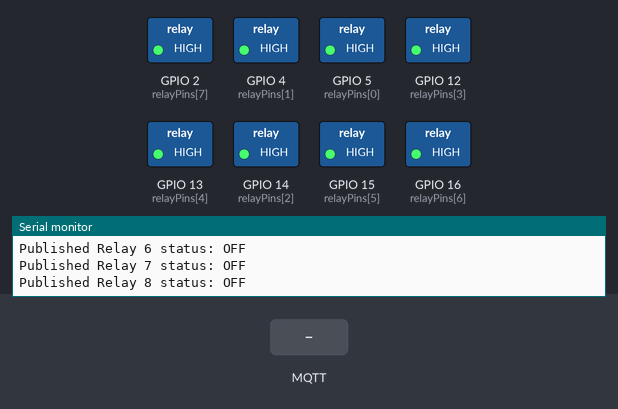
Bench run of a sketch on a simulated ESP8266 (NodeMCU). On the bench: switched loads named in the sketch (green lamp = pin HIGH), the last lines printed to the serial monitor. The inputs (shaded band) are chosen by the test bench. WiFi joins after 1.5 s; servers stay silent unless stated; random numbers use the default seed unless the sketch sets one; no MQTT or app messages arrive unless stated.

Above: at 2.7 s.
2.8 s: MQTT message "ON" arrives on the first subscribed topic
At 4.0 s:
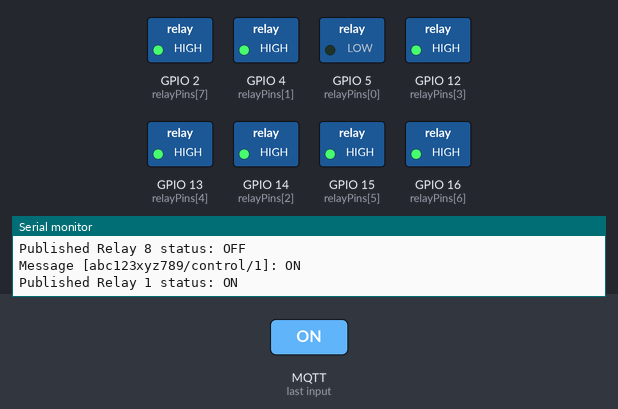
4.3 s: MQTT message "ON" arrives on the second subscribed topic
At 5.1 s:
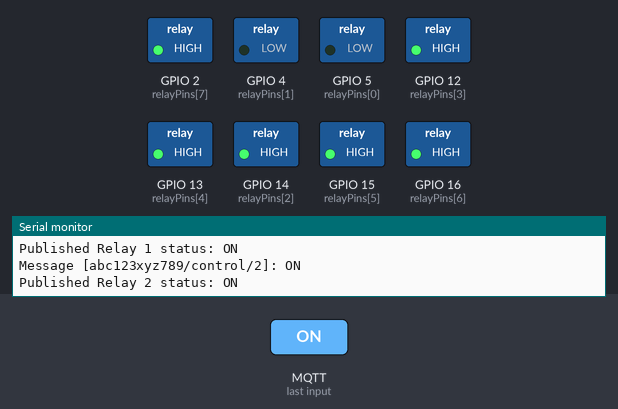
5.8 s: MQTT message "1" arrives on the first subscribed topic
At 6.3 s:
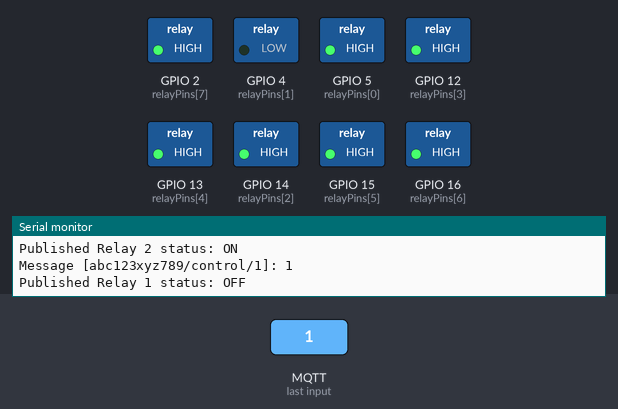
7.3 s: MQTT message "ON" arrives on the third subscribed topic
At 8.5 s:
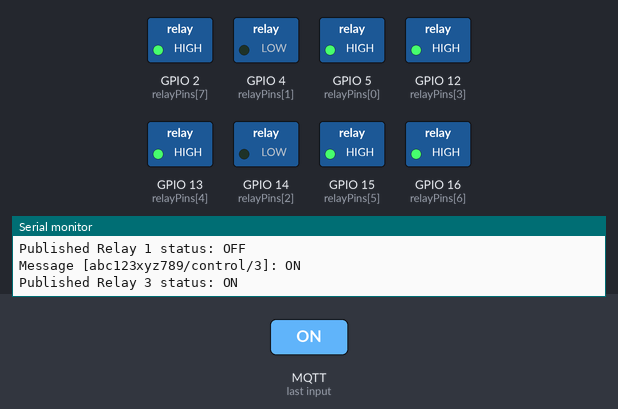
8.8 s: MQTT message "on" arrives on the second subscribed topic
At 9.8 s:
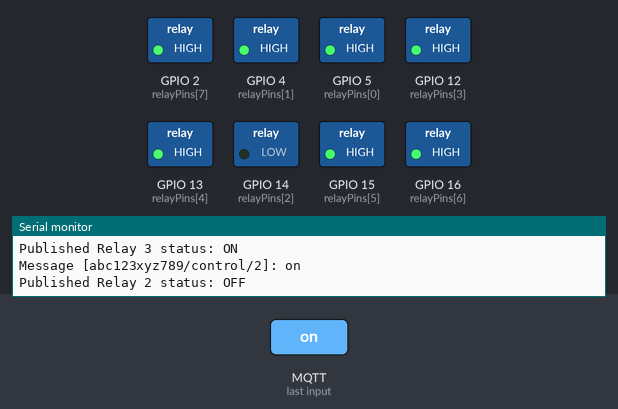
10.3 s: MQTT message "1" arrives on the third subscribed topic
At 10.9 s:
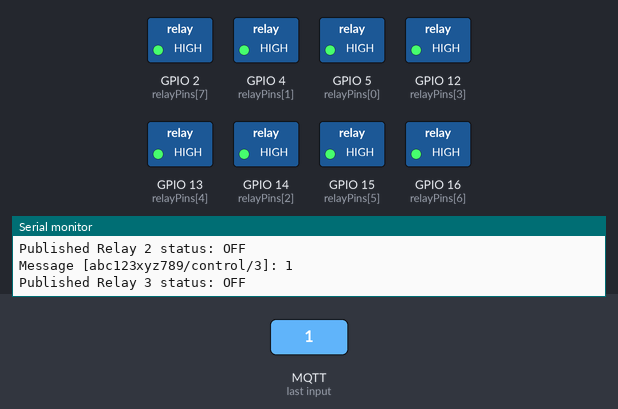
Timing chart, 0 to 12.8 s (numbered marks = the images above; inputs shaded):
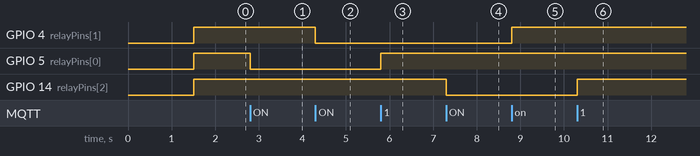

Measured:
- after the input at 2.8 s, GPIO 5 (relayPins[0]): HIGH → LOW at once
- after the input at 4.3 s, GPIO 4 (relayPins[1]): HIGH → LOW at once
- after the input at 5.8 s, GPIO 5 (relayPins[0]): LOW → HIGH at once
- after the input at 7.3 s, GPIO 14 (relayPins[2]): HIGH → LOW at once
- after the input at 8.8 s, GPIO 4 (relayPins[1]): LOW → HIGH at once
- after the input at 10.3 s, GPIO 14 (relayPins[2]): LOW → HIGH at once

The sketch:

8-relay.ino
```cpp
#include <ESP8266WiFi.h>
#include <PubSubClient.h>

// === Wi-Fi ===
const char* ssid = "********";
const char* password = "********";

// === MQTT ===
const char* mqtt_server = "test.mosquitto.org";
const int mqtt_port = 1883;
const char* token = "abc123xyz789";

// === Topics ===
String topic_controls[8];
String topic_status[8];
String topic_hello = String(token) + "/status/hello";

WiFiClient espClient;
PubSubClient client(espClient);

// === Relay pins (NodeMCU: D1,D2,D5,D6,D7,D8,D0,D4) ===
const int relayPins[8] = {5, 4, 14, 12, 13, 15, 16, 2};

void setup_wifi() {
  Serial.println();
  Serial.printf("Connecting to %s\n", ssid);
  WiFi.begin(ssid, password);
  while (WiFi.status() != WL_CONNECTED) {
    delay(500);
    Serial.print(".");
  }
  Serial.println("\n✅ WiFi connected");
}

void publishRelayStatus(int i) {
  String msg = (digitalRead(relayPins[i]) == LOW) ? "ON" : "OFF";
  client.publish(topic_status[i].c_str(), msg.c_str(), true);
  Serial.printf("Published Relay %d status: %s\n", i+1, msg.c_str());
}

void callback(char* topic, byte* payload, unsigned int length) {
  String msg;
  for (unsigned int i = 0; i < length; i++) {
    msg += (char)payload[i];
  }
  Serial.printf("Message [%s]: %s\n", topic, msg.c_str());

  for (int i = 0; i < 8; i++) {
    if (String(topic) == topic_controls[i]) {
      if (msg == "ON") {
        digitalWrite(relayPins[i], LOW);  // ACTIVE LOW = ON
      } else {
        digitalWrite(relayPins[i], HIGH); // OFF
      }
      publishRelayStatus(i);
    }
  }
}

void reconnect() {
  while (!client.connected()) {
    Serial.print("Attempting MQTT connection...");
    String clientId = "ESP8266Client-" + String(random(0xffff), HEX);
    if (client.connect(clientId.c_str())) {
      Serial.println("connected");
      for (int i = 0; i < 8; i++) {
        client.subscribe(topic_controls[i].c_str());
        Serial.printf("Subscribed to %s\n", topic_controls[i].c_str());
      }
      client.publish(topic_hello.c_str(), "HELLO", true);
      for (int i = 0; i < 8; i++) {
        publishRelayStatus(i);
      }
    } else {
      Serial.printf("failed, rc=%d, try again in 5 sec\n", client.state());
      delay(5000);
    }
  }
}

void setup() {
  Serial.begin(115200);
  setup_wifi();
  randomSeed(micros());

  for (int i = 0; i < 8; i++) {
    topic_controls[i] = String(token) + "/control/" + String(i+1);
    topic_status[i] = String(token) + "/status/" + String(i+1);
    pinMode(relayPins[i], OUTPUT);
    digitalWrite(relayPins[i], HIGH); // ACTIVE LOW, so HIGH = OFF
  }

  client.setServer(mqtt_server, mqtt_port);
  client.setCallback(callback);
}

void loop() {
  if (!client.connected()) reconnect();
  client.loop();
}
```
